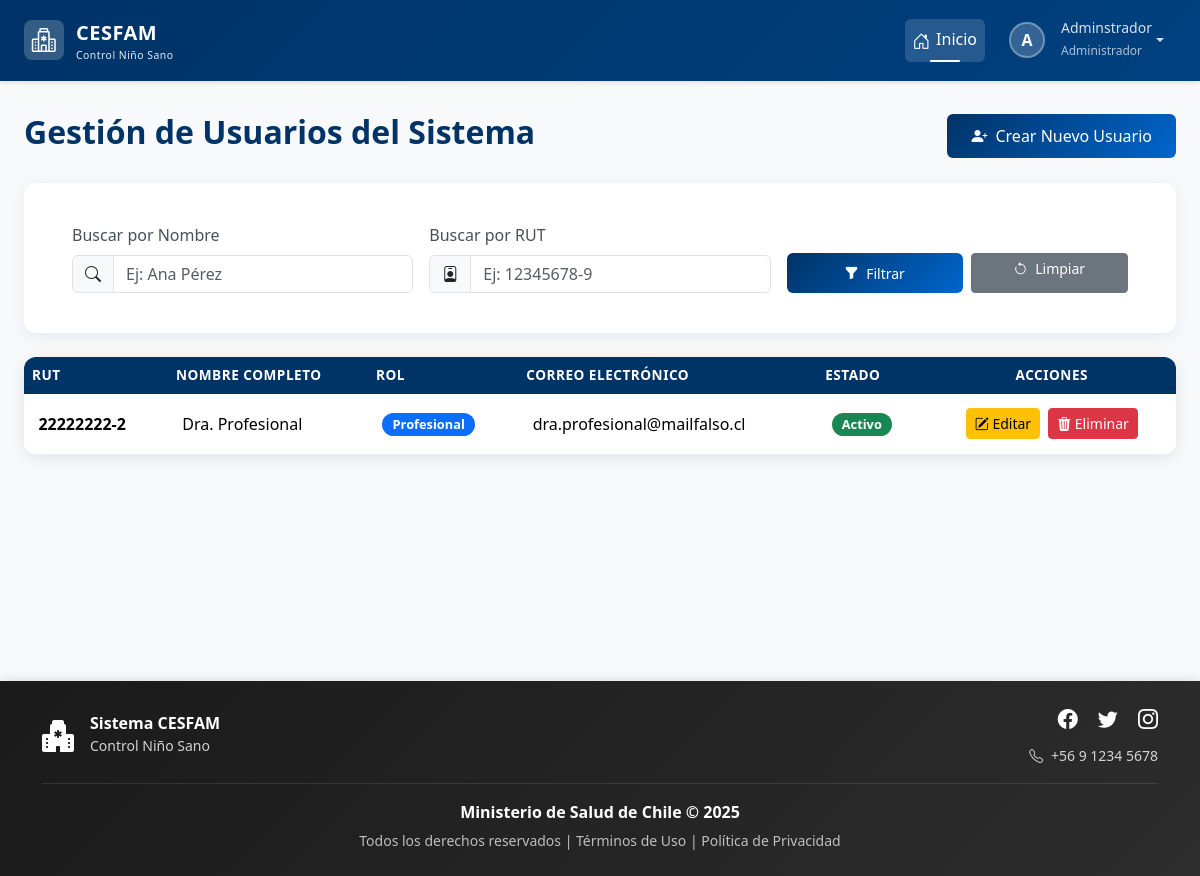
Screenshot of /usuarios/ (signed in) with the database file from the repository.
### login/models.py (models this page shows, shortened)
class Usuario(AbstractBaseUser, PermissionsMixin):
    rut = models.CharField(max_length=10, unique=True)
    nombre_completo = models.CharField(max_length=200)
    email = models.EmailField(unique=True)
    rol = models.ForeignKey(Rol, on_delete=models.PROTECT)
    clave_temporal = models.BooleanField(default=False)
    nombre_completo_norm = models.CharField(
        max_length=200,
        editable=False,
        db_index=True
    )
    activo = models.BooleanField(default=True)
    is_staff = models.BooleanField(default=False) # Necesario para el admin de Django
    fecha_creacion = models.DateTimeField(default=timezone.now)
    objects = UsuarioManager()
    USERNAME_FIELD = 'rut'
    REQUIRED_FIELDS = ['nombre_completo', 'email']

class Rol(models.Model):
    id = models.AutoField(primary_key=True)
    nombre_rol = models.CharField(max_length=30, unique=True)
    descripcion = models.CharField(max_length=200)

### login/views.py (the view)
@login_required
def listar_usuarios(request):
    user = request.user
    rol_usuario_actual = user.rol.nombre_rol.lower()
    nombre_query = request.GET.get('nombre', '')
    rut_query = request.GET.get('rut', '')
    lista_usuarios = Usuario.objects.none()
    if rol_usuario_actual == 'administrador':
        lista_usuarios = Usuario.objects.select_related('rol').exclude(pk=user.pk)
    elif rol_usuario_actual == 'profesional':
        lista_usuarios = Usuario.objects.select_related('rol').filter(rol__nombre_rol__iexact='tutor')
    if nombre_query:
        nombre_query_norm = unidecode(nombre_query).lower()
        lista_usuarios = lista_usuarios.filter(
            nombre_completo_norm__icontains=nombre_query_norm
        )
    if rut_query:
        lista_usuarios = lista_usuarios.filter(rut__icontains=rut_query)
    contexto = {
        'usuarios': lista_usuarios.order_by('nombre_completo'),
        'rol_usuario': rol_usuario_actual, # Pasa el rol para lógica en template si es necesario
        'nombre_query': nombre_query,
        'rut_query': rut_query,
    }
    return render(request, 'authentication/listar_usuarios.html', contexto)

### login/templates/authentication/listar_usuarios.html (shortened to what this page needs)
{% extends 'base.html' %}
{% load static %}
{% block extra_css %}
    <link rel="stylesheet" href="{% static 'css/estilolistas.css' %}">
{% endblock %}
{% block content %}
<div class="page-header d-flex justify-content-between align-items-center mb-4">
    <h2>Gestión de Usuarios del Sistema</h2>
    <a href="{% url 'crear_usuario' %}" class="btn btn-cesfam">
        <i class="bi bi-person-plus-fill me-2"></i>Crear Nuevo Usuario
    </a>
</div>
{% if rol_usuario == 'administrador' %}
<div class="card filter-card mb-4 animate-fade-in-up" style="animation-delay: 0.1s;">
    <div class="card-body">
        <form method="get" action="">
            <div class="row g-3 align-items-end">
                <div class="col-md-4">
                    <label for="nombre" class="form-label">Buscar por Nombre</label>
                    <div class="input-group">
                        <span class="input-group-text"><i class="bi bi-search"></i></span>
                        <input type="text" name="nombre" id="nombre" class="form-control" placeholder="Ej: Ana Pérez" value="{{ nombre_query }}">
                    </div>
                </div>
                <div class="col-md-4">
                    <label for="rut" class="form-label">Buscar por RUT</label>
                    <div class="input-group">
                        <span class="input-group-text"><i class="bi bi-person-badge"></i></span>
                        <input type="text" name="rut" id="rut" class="form-control" placeholder="Ej: 12345678-9" value="{{ rut_query }}">
                    </div>
                </div>
                <div class="col-md-4 d-flex align-items-end">
                    <div class="d-flex gap-2 w-100">
                        <button type="submit" class="btn btn-cesfam btn-sm flex-grow-1">
                            <i class="bi bi-funnel-fill me-1"></i> Filtrar
                        </button>
                        <a href="{% url 'listar_usuarios' %}" class="btn btn-secondary btn-sm flex-grow-1">
                            <i class="bi bi-arrow-counterclockwise me-1"></i> Limpiar
                        </a>
                    </div>
                </div>
            </div>
        </form>
    </div>
</div>
{% endif %}
<div class="card table-card">
    <div class="card-body p-0">
        <div class="table-responsive">
            <table class="table table-hover">
                <thead>
                    <tr>
                        <th>RUT</th>
                        <th>Nombre Completo</th>
                        <th>Rol</th>
                        <th>Correo Electrónico</th>
                        <th>Estado</th>
                        <th class="text-center">Acciones</th>
                    </tr>
                </thead>
                <tbody>
                    {% for usuario in usuarios %}
                        <tr class="animate-row" style="--i: {{ forloop.counter0 }};">
                            <td><strong>{{ usuario.rut }}</strong></td>
                            <td>{{ usuario.nombre_completo }}</td>
                            <td>
                                {% if usuario.rol.nombre_rol|lower == 'administrador' %}
                                    <span class="badge badge-admin">{{ usuario.rol.nombre_rol }}</span>
                                {% elif usuario.rol.nombre_rol|lower == 'profesional' %}
                                    <span class="badge badge-profesional">{{ usuario.rol.nombre_rol }}</span>
                                {% else %}
                                    <span class="badge badge-tutor">{{ usuario.rol.nombre_rol }}</span>
                                {% endif %}
                            </td>
                            <td>{{ usuario.email }}</td>
                            <td>
                                {% if usuario.activo %}
                                    <span class="badge badge-activo">Activo</span>
                                {% else %}
                                    <span class="badge badge-inactivo">Inactivo</span>
                                {% endif %}
                            </td>
                            <td class="text-center">
                                <div class="action-buttons justify-content-center">
                                    <a href="{% url 'editar_usuario' usuario.pk %}" class="btn btn-sm btn-warning">
                                        <i class="bi bi-pencil-square"></i> Editar
                                    </a>
                                    <a href="{% url 'eliminar_usuario' usuario.pk %}" class="btn btn-sm btn-danger">
                                        <i class="bi bi-trash3-fill"></i> Eliminar
                                    </a>
                                </div>
                            </td>
                        </tr>
                    {% empty %}
                        <tr>
                            <td colspan="6" class="text-center p-4">No hay usuarios registrados en el sistema.</td>
                        </tr>
                    {% endfor %}
                </tbody>
            </table>
        </div>
    </div>
</div>
{% endblock %}

### templates/base.html (shortened to what this page needs)
{% load static %}
<!DOCTYPE html>
<html lang="es">
<head>
    <link href="https://cdn.jsdelivr.net/npm/bootstrap@5.3.2/dist/css/bootstrap.min.css" rel="stylesheet"
>
    <link rel="stylesheet" href="https://cdn.jsdelivr.net/npm/bootstrap-icons@1.11.1/font/bootstrap-icons.css">
    <link href="https://cdn.jsdelivr.net/npm/select2@4.1.0-rc.0/dist/css/select2.min.css" rel="stylesheet" />
    <link rel="stylesheet" href="{% static 'css/estilobase.css' %}">
    {% block extra_css %}{% endblock %}
</head>
<body>
    <nav class="navbar navbar-expand-lg navbar-dark navbar-cesfam sticky-top">
        <div class="container-fluid px-4">
            <a class="navbar-brand" href="{% url 'home' %}">
                <div class="logo-icon">
                    <i class="bi bi-hospital text-white fs-4"></i>
                </div>
                <div>
                    <span>CESFAM</span>
                    <small class="d-block" style="font-size: 0.65rem; font-weight: 400; opacity: 0.9;">
                        Control Niño Sano
                    </small>
                </div>
            </a>
            <div class="collapse navbar-collapse" id="navbarNav">
                <ul class="navbar-nav ms-auto align-items-lg-center">
                    <li class="nav-item">
                        <a class="nav-link active" href="{% url 'home' %}">
                            <i class="bi bi-house-door"></i>Inicio
                        </a>
                    </li>
                    {% if request.user.is_authenticated %}
                    <li class="nav-item dropdown ms-lg-2">
                        <a class="nav-link dropdown-toggle d-flex align-items-center" href="#"
                           id="userDropdown" role="button" data-bs-toggle="dropdown" aria-expanded="false">
                            <div class="user-avatar">
                                {{ request.user.nombre_completo|first|upper }}
                            </div>
                            <div class="d-none d-lg-block text-start ms-2">
                                <small class="d-block" style="line-height: 1.2;">
                                    {{ request.user.nombre_completo|truncatewords:2 }}
                                </small>
                                <small style="font-size: 0.75rem; opacity: 0.8;">
                                    {{ request.user.rol.nombre_rol }}
                                </small>
                            </div>
                        </a>
                    </li>
                    {% else %}
                    <li class="nav-item ms-lg-2">
                        <a class="btn btn-light btn-sm" href="{% url 'login' %}">
                            <i class="bi bi-box-arrow-in-right me-1"></i>Iniciar Sesión
                        </a>
                    </li>
                    {% endif %}
                </ul>
            </div>
        </div>
    </nav>
    <main class="main-container container-fluid px-4">
        {% block content %}
        {% endblock %}
    </main>
    <footer class="footer-cesfam text-white py-4 mt-auto">
        <div class="container">
            <div class="row align-items-center">
                <div class="col-md-4 text-center text-md-start mb-3 mb-md-0">
                    <div class="d-flex align-items-center justify-content-center justify-content-md-start">
                        <i class="bi bi-hospital-fill fs-2 me-3"></i>
                        <div>
                            <h6 class="mb-0 fw-bold">Sistema CESFAM</h6>
                            <small style="opacity: 0.8;">Control Niño Sano</small>
                        </div>
                    </div>
                </div>
                <div class="col-md-4 text-center text-md-end">
                    <div class="social-links mb-2">
                        <a href="#" class="text-white text-decoration-none me-3" aria-label="Facebook">
                            <i class="bi bi-facebook fs-5"></i>
                        </a>
                        <a href="#" class="text-white text-decoration-none me-3" aria-label="Twitter">
                            <i class="bi bi-twitter fs-5"></i>
                        </a>
                        <a href="#" class="text-white text-decoration-none" aria-label="Instagram">
                            <i class="bi bi-instagram fs-5"></i>
                        </a>
                    </div>
                    <small style="opacity: 0.8;">
                        <i class="bi bi-telephone me-1"></i> +56 9 1234 5678
                    </small>
                </div>
            </div>
            <div class="footer-divider my-3"></div>
            <div class="row">
                <div class="col-12 text-center">
                    <p class="mb-1">
                        <strong>Ministerio de Salud de Chile &copy; {% now "Y" %}</strong>
                    </p>
                    <small style="opacity: 0.7;">
                        Todos los derechos reservados |
                        <a href="#" class="text-white text-decoration-none">Términos de Uso</a> |
                        <a href="#" class="text-white text-decoration-none">Política de Privacidad</a>
                    </small>
                </div>
            </div>
        </div>
    </footer>
</body>
</html>

### rows the page displays
Usuario: user.nombre_completo|first "A", user.nombre_completo "Adminstrador", user.rol.nombre_rol "Administrador"
Usuario: rut "22222222-2", nombre_completo "Dra. Profesional", rol.nombre_rol "Profesional", email "dra.profesional@mailfalso.cl", activo "Activo"
